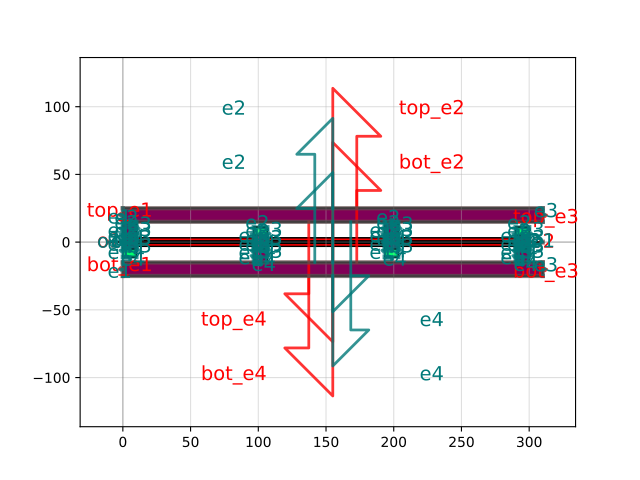

Recreate this plot in Python.
import gdsfactory as gf

c = gf.components.straight_heater_doped_strip(length=320.0, nsections=3, via_stack_metal_size=(10.0, 10.0), via_stack_size=(10.0, 10.0), with_taper1=True, with_taper2=True, heater_width=2.0, heater_gap=0.8, via_stack_gap=0.0, width=0.5, with_top_via_stack=True, with_bot_via_stack=True, straight='straight')
c.plot()
